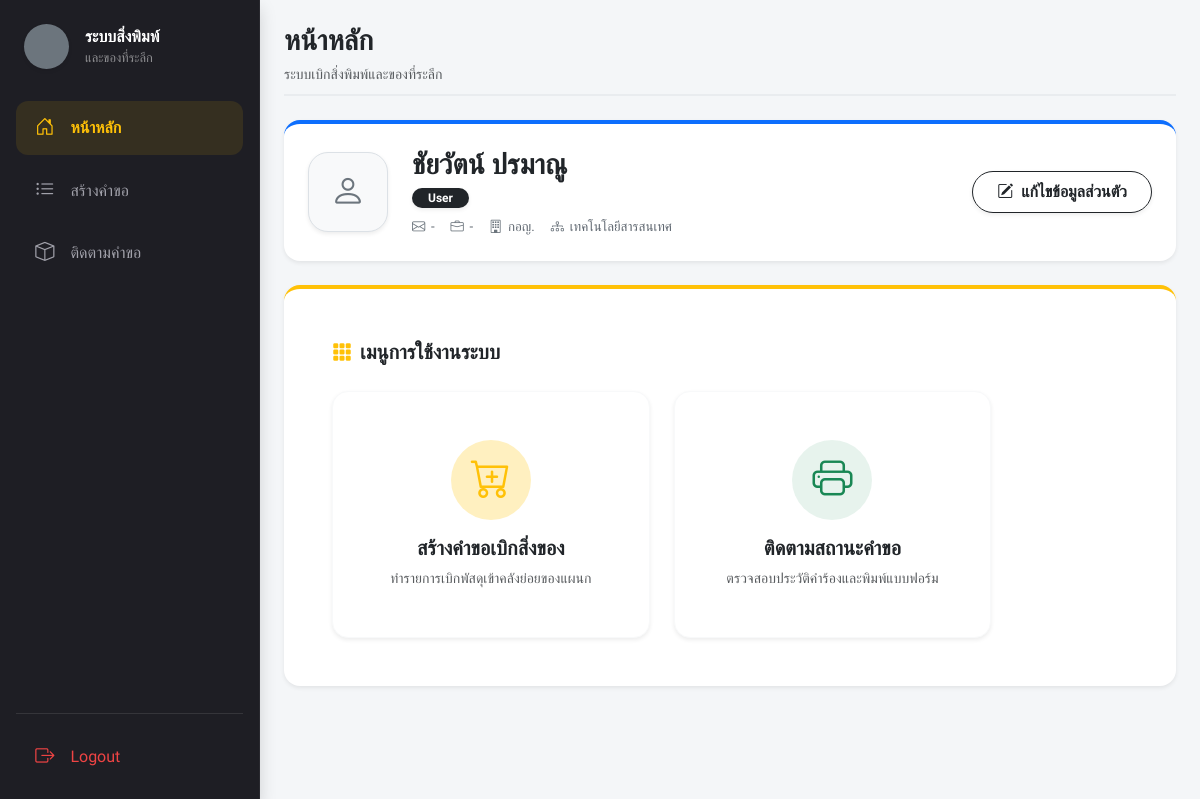
Page /index.php (signed in) on the committed database.
### tables this page shows
CREATE TABLE `users` (
  `user_id` int(11) NOT NULL,
  `username` varchar(50) NOT NULL,
  `password` varchar(255) NOT NULL,
  `full_name` varchar(100) DEFAULT NULL,
  `email` varchar(150) DEFAULT NULL,
  `department_id` int(11) DEFAULT NULL,
  `sub_department_id` int(11) DEFAULT NULL,
  `employment_type_id` int(11) DEFAULT NULL,
  `position` varchar(100) DEFAULT NULL,
  `phone_number` varchar(20) DEFAULT NULL,
  `role` varchar(20) DEFAULT 'User'
);

CREATE TABLE `departments` (
  `department_id` int(11) NOT NULL,
  `department_name` varchar(100) DEFAULT NULL
);

CREATE TABLE `sub_departments` (
  `sub_department_id` int(11) NOT NULL,
  `department_id` int(11) NOT NULL,
  `sub_department_name` varchar(100) NOT NULL
);

### views/user/home.php (the view, shortened to what this page needs)
<?php
$stmtUser = $pdo->prepare('
    SELECT u.*, d.department_name, sd.sub_department_name, et.type_name
    FROM users u
    LEFT JOIN departments d ON u.department_id = d.department_id
    LEFT JOIN sub_departments sd ON u.sub_department_id = sd.sub_department_id
    LEFT JOIN employment_types et ON u.employment_type_id = et.employment_type_id
    WHERE u.user_id = ?
');
$stmtUser->execute([$_SESSION['user_id']]);
$user = $stmtUser->fetch();
?>
<div class="d-flex justify-content-between align-items-center mb-4 pb-2" style="border-bottom: 2px solid #e9ecef;">
    <div>
        <h3 class="fw-bolder mb-1 text-dark">หน้าหลัก</h3>
        <span class="text-muted small">ระบบเบิกสิ่งพิมพ์และของที่ระลึก</span>
    </div>
</div>
<section class="card border-0 rounded-4 shadow-sm mb-4 border-primary border-top border-4 bg-white overflow-hidden">
    <div class="card-body p-4 d-flex align-items-center justify-content-between flex-wrap gap-3">
        <div class="d-flex align-items-center gap-3 gap-md-4">
            <div class="profile-avatar"><i class="bi bi-person"></i></div>
            <div>
                <h3 class="fw-bolder text-dark mb-1"><?= htmlspecialchars($user['full_name'] ?? 'ไม่ทราบชื่อ') ?></h3>
                <span class="badge bg-dark rounded-pill px-3 py-1 shadow-sm"><?= htmlspecialchars($user['role'] ?? 'User') ?></span>
                <div class="profile-summary mt-2">
                    <span><i class="bi bi-envelope"></i><?= htmlspecialchars($user['email'] ?? '-') ?></span>
                    <span><i class="bi bi-briefcase"></i><?= htmlspecialchars($user['position'] ?? '-') ?></span>
                    <span><i class="bi bi-building"></i><?= htmlspecialchars($user['department_name'] ?? '-') ?></span>
                    <span><i class="bi bi-diagram-3"></i><?= htmlspecialchars($user['sub_department_name'] ?? '-') ?></span>
                </div>
            </div>
        </div>
        <a href="index.php?page=profile" class="btn btn-outline-dark fw-bold rounded-pill px-4 py-2 shadow-sm">
            <i class="bi bi-pencil-square me-1"></i> แก้ไขข้อมูลส่วนตัว
        </a>
    </div>
</section>
<section class="card border-0 shadow-sm rounded-4 bg-white p-4 p-xl-5 mb-5 border-warning border-top border-4">
    <div class="d-flex align-items-center mb-4">
        <i class="bi bi-grid-3x3-gap-fill fs-5 text-warning me-2"></i>
        <h5 class="fw-bold mb-0 text-dark">เมนูการใช้งานระบบ</h5>
    </div>
    <div class="row g-4 justify-content-start">
        <div class="col-sm-6 col-lg-5">
            <a href="index.php?page=create_request" class="text-decoration-none">
                <div class="card border border-light rounded-4 h-100 text-center p-5 hover-shadow transition-all bg-white shadow-sm">
                    <div class="d-flex justify-content-center mb-3"><div class="bg-warning bg-opacity-25 rounded-circle d-flex justify-content-center align-items-center" style="width: 80px; height: 80px;"><i class="bi bi-cart-plus fs-1 text-warning"></i></div></div>
                    <h5 class="fw-bolder text-dark mb-2">สร้างคำขอเบิกสิ่งของ</h5>
                    <p class="text-muted small mb-0">ทำรายการเบิกพัสดุเข้าคลังย่อยของแผนก</p>
                </div>
            </a>
        </div>
        <div class="col-sm-6 col-lg-5">
            <a href="index.php?page=my_requests" class="text-decoration-none">
                <div class="card border border-light rounded-4 h-100 text-center p-5 hover-shadow transition-all bg-white shadow-sm">
                    <div class="d-flex justify-content-center mb-3"><div class="bg-success bg-opacity-10 rounded-circle d-flex justify-content-center align-items-center" style="width: 80px; height: 80px;"><i class="bi bi-printer fs-1 text-success"></i></div></div>
                    <h5 class="fw-bolder text-dark mb-2">ติดตามสถานะคำขอ</h5>
                    <p class="text-muted small mb-0">ตรวจสอบประวัติคำร้องและพิมพ์แบบฟอร์ม</p>
                </div>
            </a>
        </div>
    </div>
</section>

### assets/css/style.css (style rules this page uses)
:root { --portal-ink: #1e1e24; --portal-yellow: #ffc107; --portal-surface: #f8f9fa; }
body { background: var(--portal-surface); }

### includes/header.php (style rules this page uses)
body, .container-fluid, .card, .btn, table, input, select { font-family: 'Prompt', sans-serif !important; }
::placeholder { color: #6c757d !important; opacity: 1 !important; }

### views/user/home.php (style rules this page uses)
.profile-avatar { width: 80px; height: 80px; display: grid; place-items: center; border: 1px solid #dce1e6; border-radius: 1.25rem; background: #f8f9fa; color: #6c757d; font-size: 2.15rem; box-shadow: 0 .125rem .25rem rgba(0,0,0,.075); }
.profile-summary { display: flex; flex-wrap: wrap; gap: .45rem 1rem; color: #5f6770; font-size: .83rem; font-weight: 500; }
.profile-summary span { white-space: nowrap; }
.profile-summary i { margin-right: .35rem; color: #6c757d; }
.hover-shadow { transition: transform .2s ease-in-out, box-shadow .2s ease-in-out; }

### rows in the picture
users: full_name "ชัยวัตน์ ปรมาณู", role "User", email "-", position "-", department.department_name "กอญ.", sub_department.sub_department_name "เทคโนโลยีสารสนเทศ"
